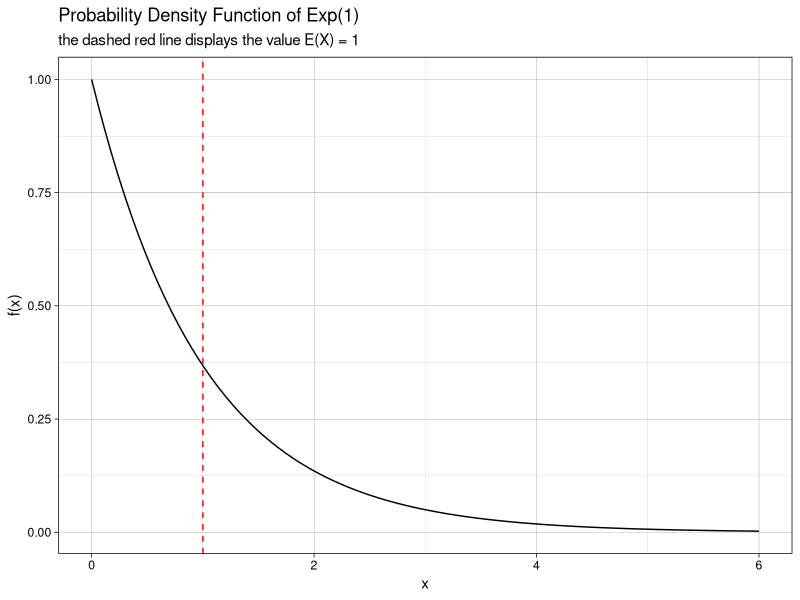
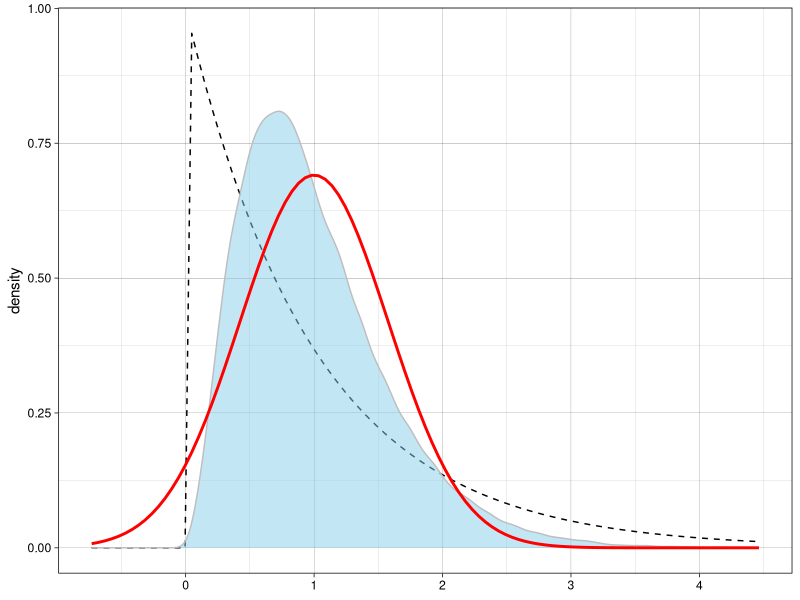
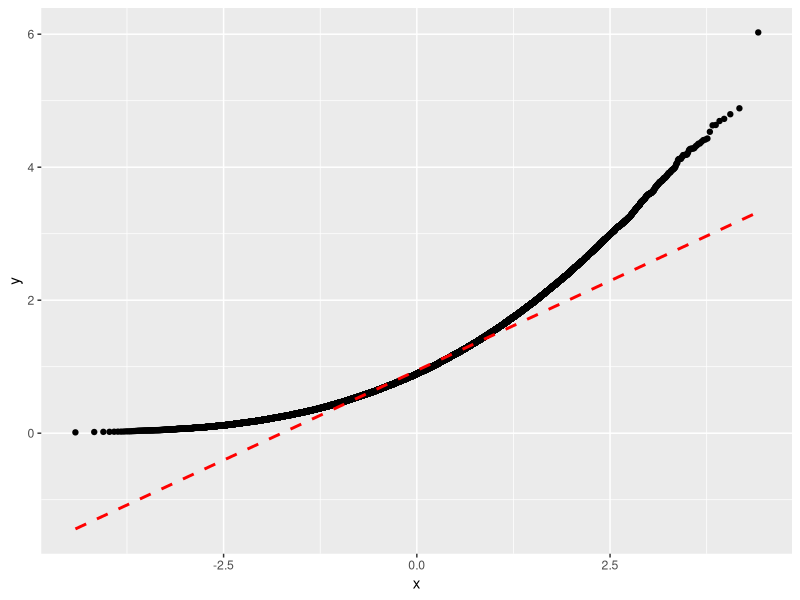
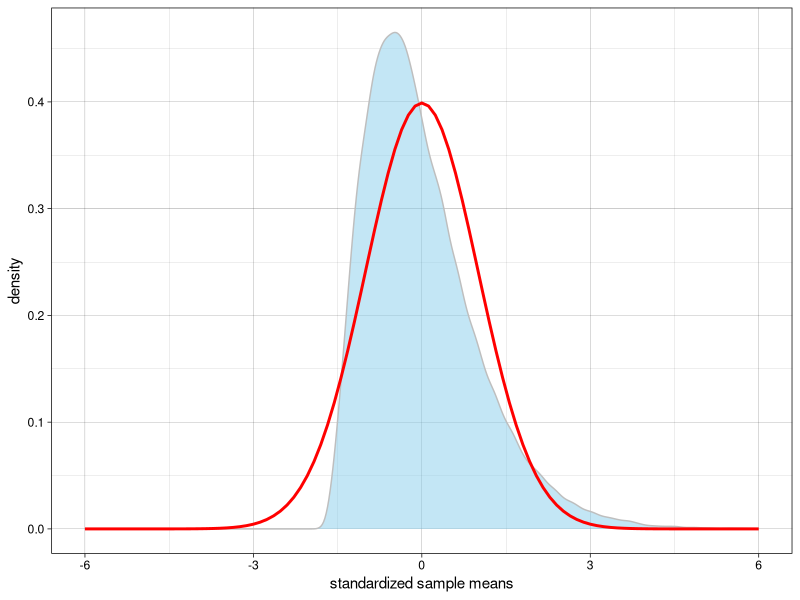
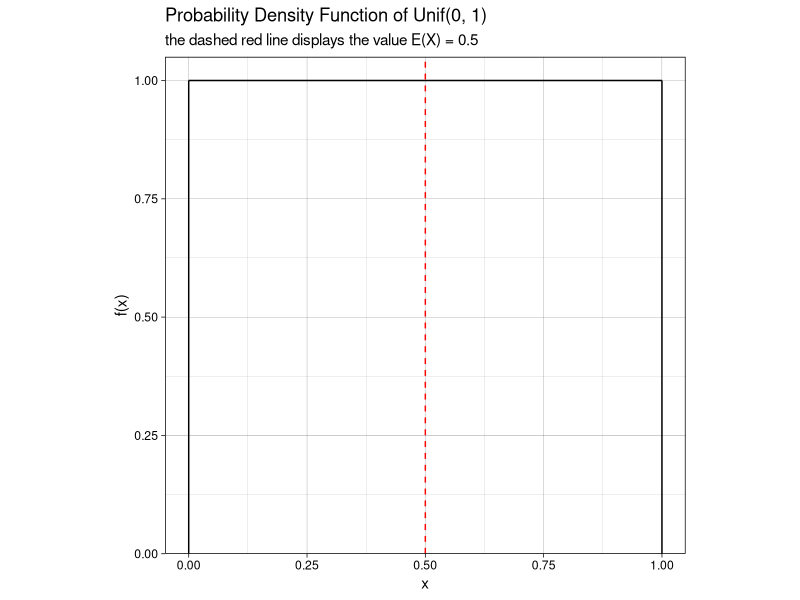
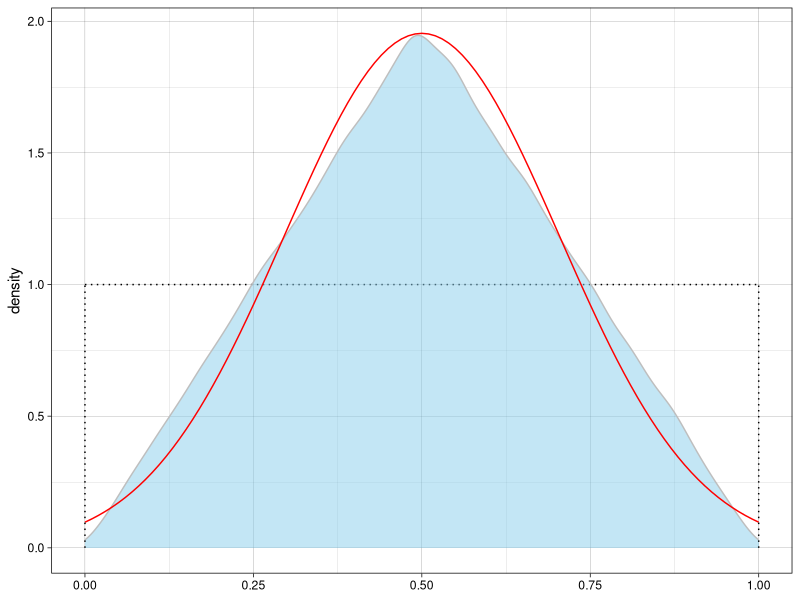
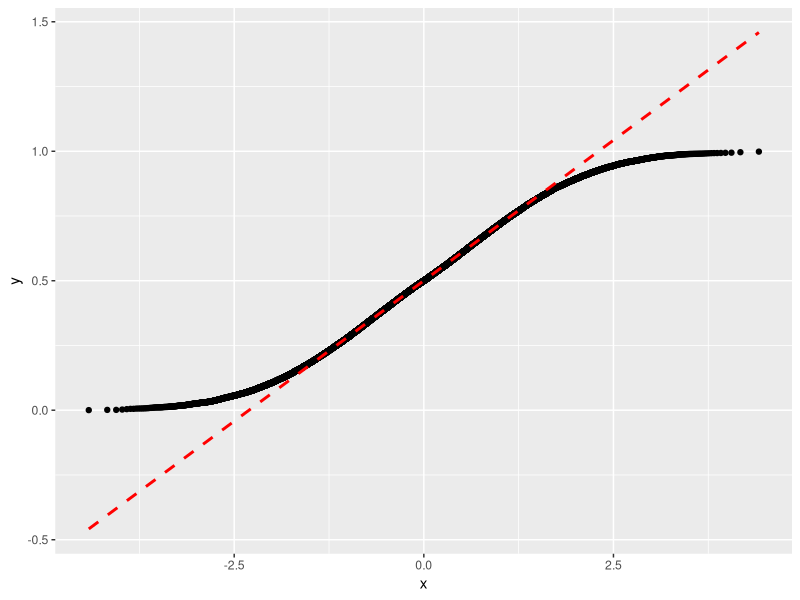
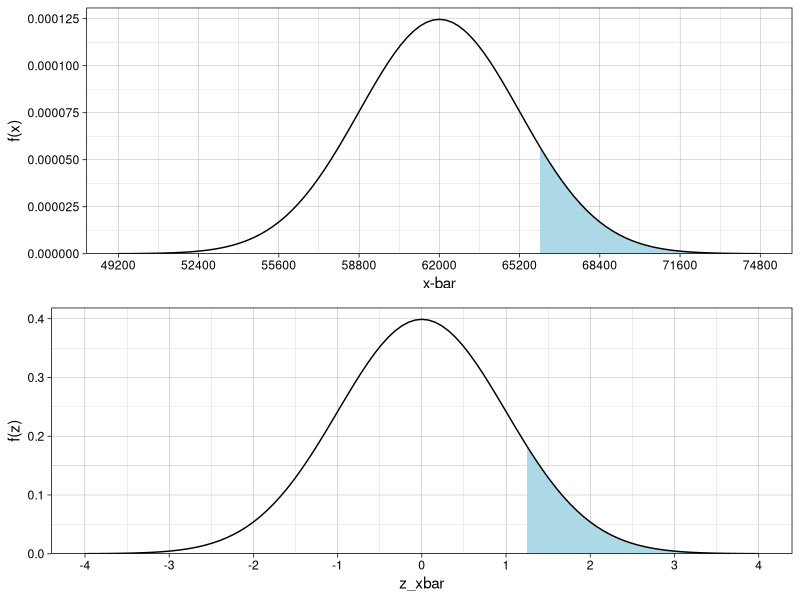

These figures' R source, in order:
## ---- chunk 1
knitr::opts_chunk$set(message = FALSE, warning = FALSE, comment = NA)
## ---- chunk 2
library(tidyverse)
library(gridExtra)
## ---- chunk 3
lambda <- 1

exp_plot <- ggplot() + 
  stat_function(fun = dexp, 
                args = list(lambda),
                xlim = c(0, 6/lambda)) +  
  geom_vline(xintercept = 1/lambda, 
             color = "red", 
             linetype= "dashed") +
  labs(title = paste("Probability Density Function of Exp(", lambda, ")", sep = ""), 
       subtitle = paste("the dashed red line displays the value E(X) = ", 1/lambda, sep = ""),
       x = "x", 
       y = "f(x)") + 
  theme_linedraw()
## ---- chunk 4
exp_plot
## ---- chunk 5
lambda <- 1
n      <- 3

mu         <- 1/lambda
sigma      <- 1/lambda
sigma_xbar <- sigma/sqrt(n)

sims        <- 10^5
samplemeans <- numeric(sims)   # create storage vector

for (i in 1:sims) {
  samplemeans[i] <- mean(rexp(n, lambda))
}

# the black dashed curve is the exponential population
# the blue curve is the simulated sampling distribution
# the heavy red curve is a normal distribution, mean mu
# and standard deviation sigma_xbar, used for reference
# --how do the shapes of these three densities compare?

simresults <- tibble(samplemeans)

sim_plot_exp <- ggplot(simresults) + 
  stat_function(fun = dexp, 
                args = list(lambda),
                linetype = "dashed") +   
  geom_density(aes(x = samplemeans), 
               color = "gray", 
               fill = "skyblue", 
               alpha = 0.5) +
  stat_function(fun = dnorm, 
                args = list(mu, sigma_xbar), 
                color = "red",
                size = 1) +
  scale_x_continuous(limits = c(mu - 3 * sigma_xbar, mu + 6 * sigma_xbar)) +
  labs(x = NULL, y = "density") + 
  theme_linedraw()
## ---- chunk 6
sim_plot_exp
## ---- chunk 7
ggplot(NULL, aes(sample = samplemeans)) +
  geom_qq() +
  geom_qq_line(color = "red", 
               linetype = "dashed", 
               size = 1)
## ---- chunk 8
zscores <- (samplemeans - mean(samplemeans)) / sd(samplemeans)

sim_plot_exp_z <- ggplot() + 
  geom_density(aes(x = zscores), 
               color = "gray", 
               fill = "skyblue", 
               alpha = 0.5) +
  stat_function(fun = dnorm, 
                args = list(0, 1),
                color = "red",
                size = 1) +
  scale_x_continuous(limits = c(-6, 6)) +
  labs(x = "standardized sample means", 
       y = "density") + 
  theme_linedraw()
## ---- chunk 9
sim_plot_exp_z
## ---- chunk 10
a <- 0
b <- 1

unif_plot <- ggplot() + 
  stat_function(fun = dunif, 
                args = list(a, b),
                xlim = c(a, b)) +  
  geom_vline(xintercept = (b - a)/2, 
             color = "red", 
             linetype= "dashed") +
  geom_segment(aes(x = c(a, b), xend = c(a, b), y = c(0, 0), yend = c(1/(b-a), 1/(b-a)))) +
  labs(title = paste("Probability Density Function of Unif(", a, ", ", b, ")", sep = ""), 
       subtitle = paste("the dashed red line displays the value E(X) = ", (b - a)/2, sep = ""),
       x = "x", 
       y = "f(x)") + 
  scale_y_continuous(limits = c(0, 1), expand = expansion(mult = c(0, 0.05))) +
  theme_linedraw() +
  coord_fixed()   # makes the x and y axes have the same spacing
## ---- chunk 11
unif_plot
## ---- chunk 12
a <- 0
b <- 1
n <- 2

mu          <- (b - a)/2
sigma       <- sqrt((a - b)^2/12)
sigma_xbar  <- sigma/sqrt(n)

sims        <- 10^5
samplemeans <- numeric(sims)

for (i in 1:sims) {
  samplemeans[i] <- mean(runif(n, a, b))
}

# the black dotted curve is the exponential population
# the blue curve is the simulated sampling distribution
# the heavy red curve is a normal distribution, mean mu
# and standard deviation sigma_xbar, used for reference
# --how do the shapes of these three densities compare?

sim_plot_unif <- ggplot() + 
  stat_function(fun = dunif, 
                args = list(a, b), 
                xlim = c(a, b),
                linetype = "dotted") +   
  geom_density(aes(x = samplemeans), 
               color = "gray", 
               fill = "skyblue", 
               alpha = 0.5) +
  stat_function(fun = dnorm, 
                args = list(mu, sigma_xbar), color = "red") +
  geom_segment(aes(x = c(a, b), xend = c(a, b), y = c(0, 0), yend = c(1/(b-a), 1/(b-a))), 
               linetype = "dotted") +
  labs(x = NULL, y = "density") + 
  theme_linedraw()
## ---- chunk 13
sim_plot_unif
## ---- chunk 14
ggplot(NULL, aes(sample = samplemeans)) +
  geom_qq() +
  geom_qq_line(color = "red",
               linetype = "dashed",
               size = 1)
## ---- chunk 15
zscores <- (samplemeans - mean(samplemeans)) / sd(samplemeans)

sim_plot_unif_z <- ggplot() + 
  geom_density(aes(x = zscores), 
               color = "gray", 
               fill = "skyblue", 
               alpha = 0.5) +
  stat_function(fun = dnorm, 
                args = list(0, 1),
                color = "red",
                size = 1) +
  scale_x_continuous(limits = c(-6, 6)) +
  labs(x = "standardized sample means", 
       y = "density") + 
  theme_linedraw()
## ---- chunk 16
mu    <- 62000
sigma <- 32000
n     <- 100

x_bar <- 66000

sigma_xbar <- sigma/sqrt(n)
pnorm(x_bar, mu, sigma_xbar, lower.tail = FALSE)

z_xbar <- (x_bar - mu) / sigma_xbar
pnorm(z_xbar, lower.tail = FALSE)
## ---- chunk 17
LB <- mu - 4 * sigma_xbar   # lower limit for plotting
UB <- mu + 4 * sigma_xbar   # upper limit for plotting

plotXbar <- ggplot() + 
  stat_function(fun = dnorm, 
                args = list(mu, sigma_xbar), 
                geom = "area", 
                xlim = c(x_bar, UB),
                fill = "lightblue") +
  stat_function(fun = dnorm, 
                args = list(mu, sigma_xbar)) +
  scale_x_continuous(limits = c(LB, UB),
                     breaks = seq(from = LB, to = UB, by = sigma_xbar)) +
  scale_y_continuous(expand = expansion(mult = c(0, 0.05))) +
  labs(x = "x-bar", y = "f(x)") +
  theme_linedraw()

plotZbar <- ggplot() + 
  stat_function(fun = dnorm, 
                args = list(0, 1), 
                geom = "area", 
                xlim = c(z_xbar, 4),
                fill = "lightblue") +
  stat_function(fun = dnorm,
                args = list(0, 1)) +
  scale_x_continuous(limits = c(-4, 4),
                     breaks = seq(from = -4, to = 4, by = 1)) +
  scale_y_continuous(expand = expansion(mult = c(0, 0.05))) +
  labs(x = "z_xbar", y = "f(z)") +
  theme_linedraw()
## ---- chunk 18
grid.arrange(plotXbar, plotZbar)
## ---- chunk 19
sessionInfo()
